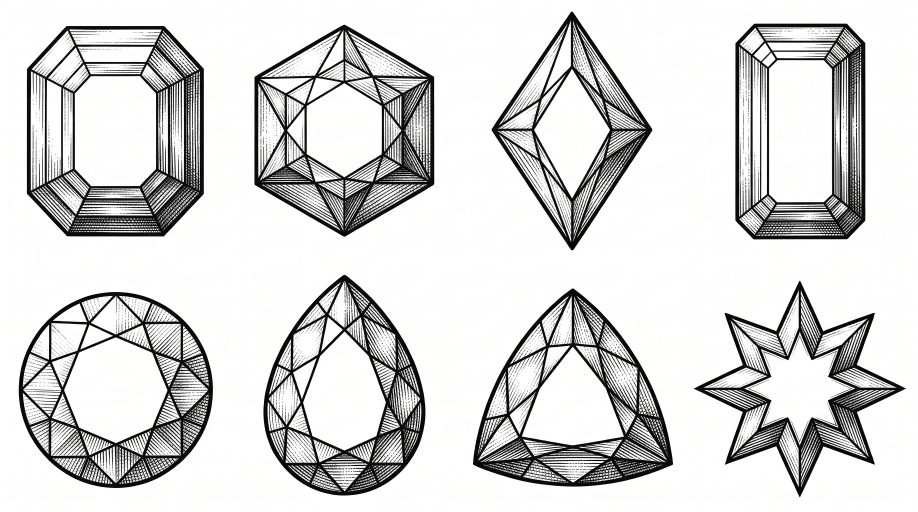
#> input picture zdroj/palice/gemy-original.jpeg, 2752 x 1536 px, found by its file name (shown at 1/3 size)
$ python gemy.py
#> lines starting #> are read from the running program, lines starting #| are printed output that depends on the picture; after the words box and inside, x2 and y2 are one past the last pixel; in counts of white or black regions, pixels touching at a corner belong together
# Drahokamy z Gemini (8 brúsov, rytina) → hra: každý zvlášť, dither 1-bit, priehľadné pozadie.
# Výstup scena3d/palice/gem-<i>.png: atrament = čierne čiary a tiene, svetlé plôšky PRIEHĽADNÉ (hra pod ne dá farbu živlu)
#          scena3d/palice/gem-<i>-m.png: silueta (maska), aby farba bola len vnútri kameňa
# Poradie (zľava, 2 riadky): 0 osemuholník, 1 šesťuholník, 2 kosoštvorec, 3 bageta, 4 okrúhly, 5 slza, 6 trojuholník, 7 hviezda
import numpy as np
from PIL import Image
from scipy import ndimage

src = Image.open('zdroj/palice/gemy-original.jpeg').convert('L')
g = np.asarray(src, dtype=np.float32) / 255
ink = g < 0.55
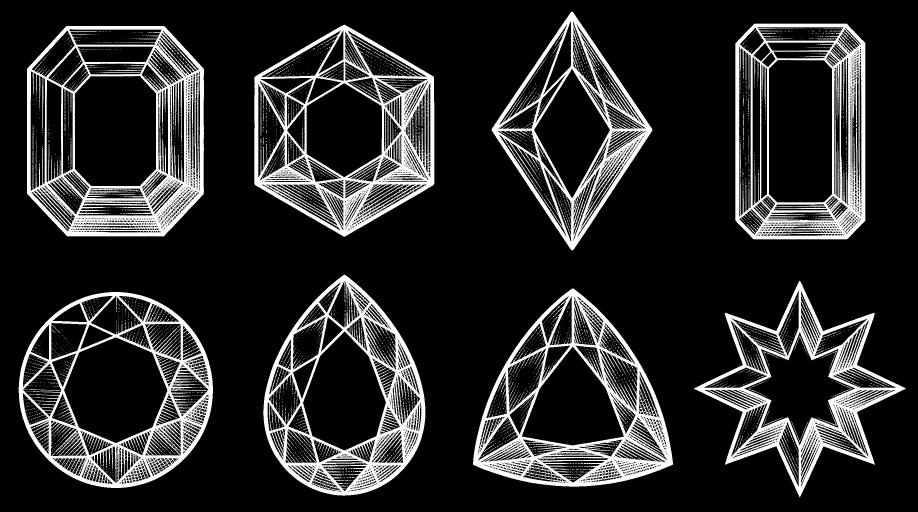
#> ink: shape (1536, 2752) bool (shown at 1/3 size); 16.2% white; 4861 white regions (4688 under 20 px), largest, box (x1, y1, x2, y2) and area: (81, 78, 612, 710) 98698, (763, 74, 1303, 710) 93501, (1419, 865, 2019, 1460) 89715
blob = ndimage.binary_closing(ink, iterations=6)
#> blob: shape (1536, 2752) bool; 29.7% white; 82 white regions (69 under 20 px), largest, box (x1, y1, x2, y2) and area: (81, 78, 612, 710) 185512, (763, 74, 1303, 710) 184514, (1419, 865, 2019, 1460) 172079
blob = ndimage.binary_fill_holes(blob)
#> blob: shape (1536, 2752) bool; 45.1% white; 8 white regions, largest, box (x1, y1, x2, y2) and area: (81, 78, 612, 710) 304186, (56, 876, 639, 1464) 268246, (763, 74, 1303, 710) 259643
lab, n = ndimage.label(blob)
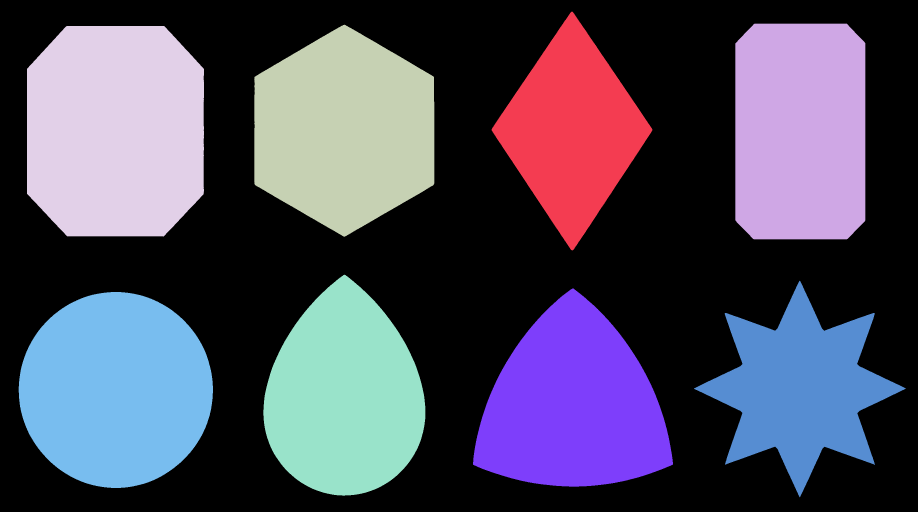
#> lab: shape (1536, 2752) int32 (shown at 1/3 size); 9 distinct labels, from 0 to 8; one colour per label, 0 black
#> n = 8
objs = [(sl, i) for i, sl in enumerate(ndimage.find_objects(lab), 1) if (sl[0].stop - sl[0].start) > g.shape[0] * 0.15]
#> objs = 8 items
objs.sort(key=lambda o: (round(o[0][0].start / (g.shape[0] / 2)), o[0][1].start))
B = np.array([[0, 8, 2, 10], [12, 4, 14, 6], [3, 11, 1, 9], [15, 7, 13, 5]]) / 16 + 1 / 32
S = 160   # veľkosť výstupu (štvorec)
for k, (sl, i) in enumerate(objs[:8]):
    m = ndimage.binary_fill_holes(lab[sl] == i)
    crop = g[sl]; h, w = crop.shape; side = max(h, w) + 8
    a = np.ones((side, side), np.float32); mm = np.zeros((side, side), bool)
    oy, ox = (side - h) // 2, (side - w) // 2
    a[oy:oy + h, ox:ox + w] = np.where(m, crop, 1); mm[oy:oy + h, ox:ox + w] = m
    a = np.asarray(Image.fromarray((a * 255).astype(np.uint8)).resize((S, S), Image.LANCZOS), np.float32) / 255
    mm = np.asarray(Image.fromarray(mm.astype(np.uint8) * 255).resize((S, S), Image.LANCZOS)) > 127
    th = np.tile(B, (S // 4, S // 4))
    dark = (np.clip((a - 0.05) / 0.9, 0, 1) < th) & mm
    rgba = np.zeros((S, S, 4), np.uint8); rgba[dark] = (14, 14, 16, 255)
    Image.fromarray(rgba).save(f'scena3d/palice/gem-{k}.png')
    mk = np.zeros((S, S, 4), np.uint8); mk[mm] = (255, 255, 255, 255)
    Image.fromarray(mk).save(f'scena3d/palice/gem-{k}-m.png')
#> this loop made 8 passes
#> (i, h, w, side, oy, ox) on passes 1 to 8: (4, 632, 531, 640, 4, 54), (3, 636, 540, 644, 4, 52), (1, 716, 482, 724, 4, 121), (2, 647, 390, 655, 4, 132), (8, 588, 583, 596, 4, 6), (5, 663, 486, 671, 4, 92), (7, 595, 600, 608, 6, 4), (6, 650, 636, 658, 4, 11)
#> pass 1, `crop = g[sl]`:
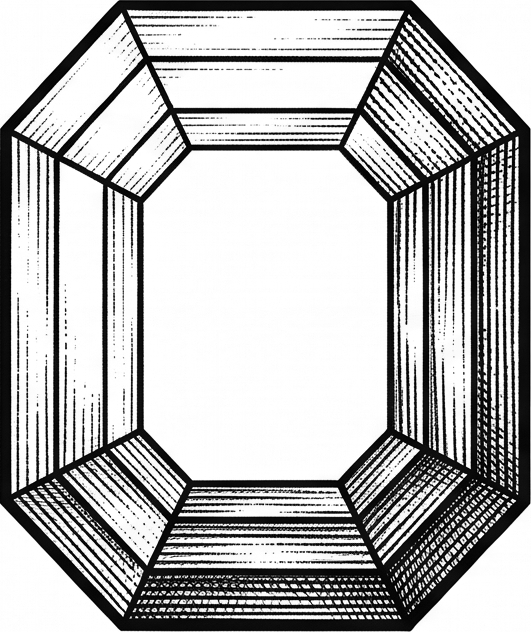
#> crop: shape (632, 531) float32; min 0, max 1, mean 0.71
#> pass 1, `mm = np.asarray(Image.fromarray(mm.astype(np.uint8) * 255).resize((S, ..`:
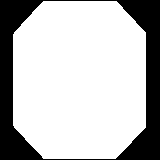
#> mm: shape (160, 160) bool; 74.5% white; 1 black region, box (x1, y1, x2, y2) and area: (0, 0, 160, 160) 6533
#> after the loop:
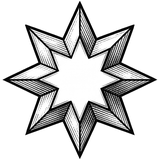
#> a: shape (160, 160) float32; min 0, max 1, mean 0.825
#> after the loop: m: shape (650, 636) bool; 44.5% white; 1 white region, box (x1, y1, x2, y2) and area: (0, 0, 636, 650) 184025
#> after the loop:
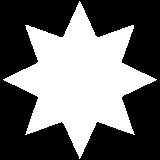
#> mm: shape (160, 160) bool; 42.5% white; 1 white region, box (x1, y1, x2, y2) and area: (3, 1, 157, 159) 10884
#> after the loop:
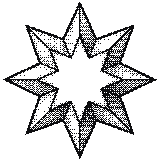
#> rgba: shape (160, 160, 4); mean of channels 0, 1, 2, 3 2.4, 2.4, 2.7, 43.7; transparent parts drawn white
print(len(objs), 'drahokamov')
#| 8 drahokamov

$ run again, with zdroj/palice/dvojcata-original.jpeg copied over zdroj/palice/gemy-original.jpeg
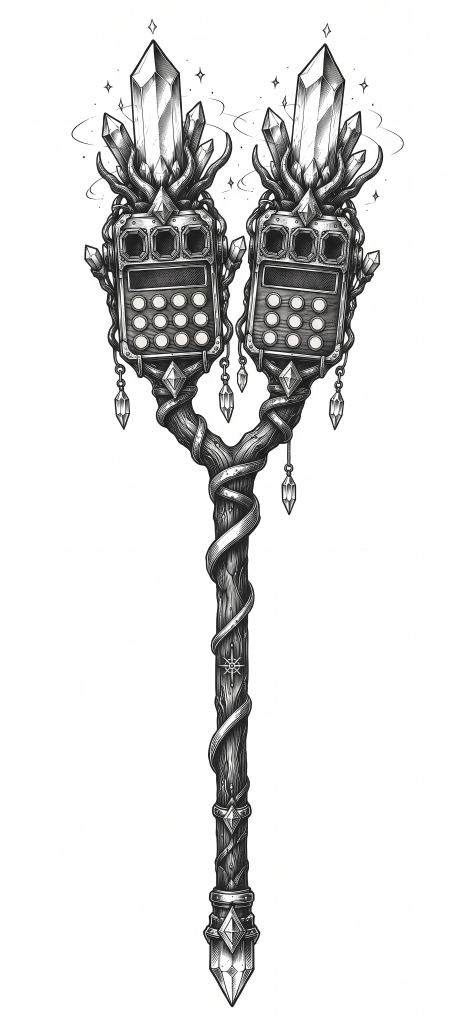
#> input picture zdroj/palice/dvojcata-original.jpeg, 1376 x 3072 px, found by its file name (shown at 1/3 size)
#> ink: shape (3072, 1376) bool; 13.1% white; 2033 white regions (1918 under 20 px), largest, box (x1, y1, x2, y2) and area: (253, 118, 1149, 3022) 512571, (387, 800, 616, 869) 11513, (791, 799, 1010, 875) 10972
#> `lab, n = ndimage.label(blob)`:
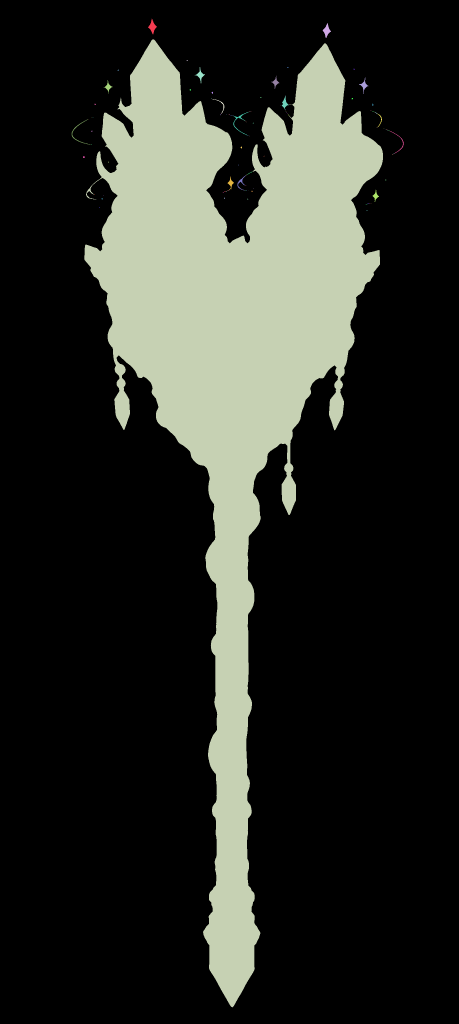
#> lab: shape (3072, 1376) int32 (shown at 1/3 size); 122 distinct labels, from 0 to 121; one colour per label, 0 black
#> n = 121
#> objs = 1 item
#> the loop `for k, (sl, i) in enumerate(objs[:8]):` made 1 pass
#> (i, h, w, side, oy, ox) on pass 1: (3, 2904, 896, 2912, 4, 1008)
#> after the loop `for k, (sl, i) in enumerate(objs[:8]):`:
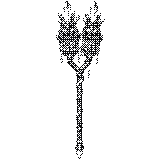
#> rgba: shape (160, 160, 4); mean of channels 0, 1, 2, 3 0.8, 0.8, 0.9, 14.1; transparent parts drawn white
#| 1 drahokamov

$ run again, with zdroj/palice/graficka-original.jpeg copied over zdroj/palice/gemy-original.jpeg
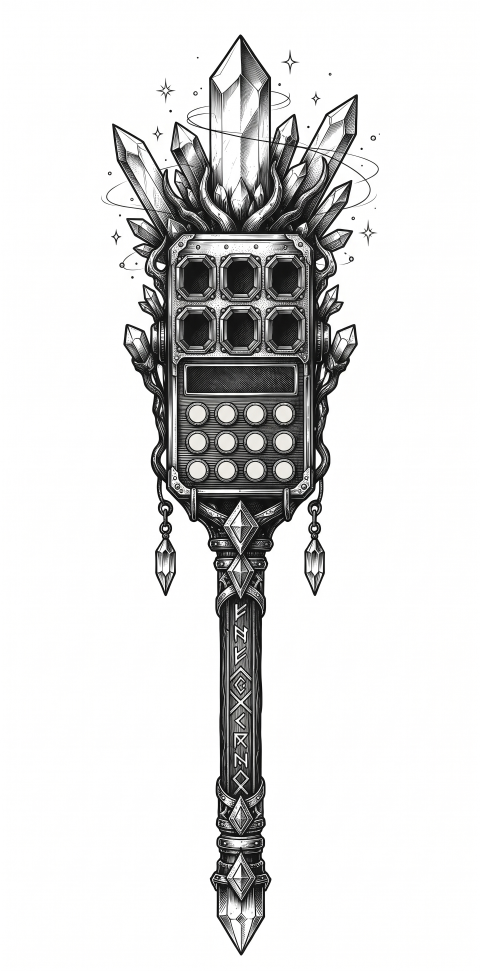
#> input picture zdroj/palice/graficka-original.jpeg, 1440 x 2912 px, found by its file name (shown at 1/3 size)
#> ink: shape (2912, 1440) bool; 14% white; 1978 white regions (1838 under 20 px), largest, box (x1, y1, x2, y2) and area: (319, 104, 1136, 2867) 540332, (559, 1098, 884, 1179) 24658, (689, 1528, 756, 1630) 1960
#> lab: shape (2912, 1440) int32; 57 distinct labels, from 0 to 56
#> n = 56
#> objs = 1 item
#> the loop `for k, (sl, i) in enumerate(objs[:8]):` made 1 pass
#> (i, h, w, side, oy, ox) on pass 1: (1, 2763, 831, 2771, 4, 970)
#> after the loop `for k, (sl, i) in enumerate(objs[:8]):`:
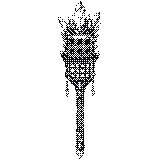
#> rgba: shape (160, 160, 4); mean of channels 0, 1, 2, 3 1, 1, 1.1, 17.4; transparent parts drawn white
#| 1 drahokamov
